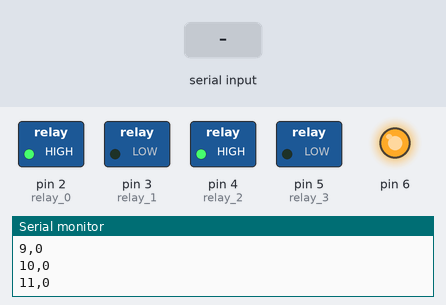
The sketch below on a simulated Arduino Uno, built with avr-gcc and run on an emulated ATmega328P. Shown: switched loads named in the sketch (green lamp = pin HIGH), output pins drawn as LEDs (lit = HIGH), the last lines printed to the serial monitor. The inputs (shaded band) are chosen by the test bench. Pins used as bus, display or sensor lines are not drawn.

Above: at 3.7 s.
3.8 s: byte 1 (0x01) received over Serial
At 5.0 s:
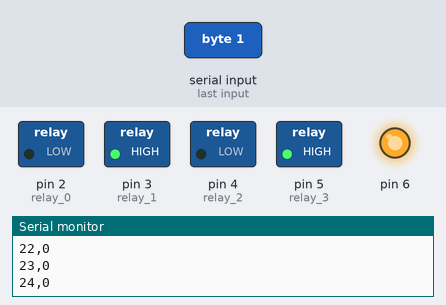
5.3 s: byte 2 (0x02) received over Serial
At 6.2 s:
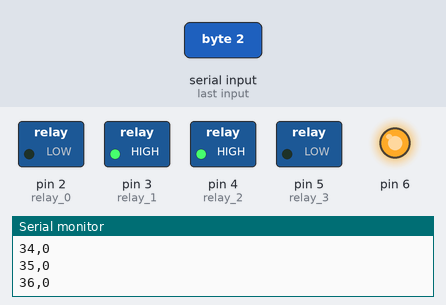
Timing chart, 0 to 8.3 s (numbered marks = the images above; inputs shaded):
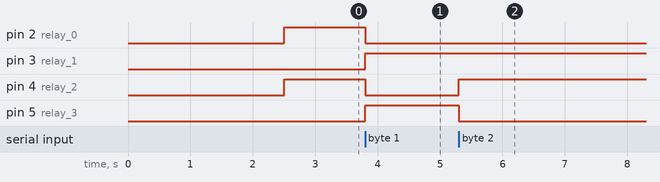

The sketch:

current_probe.ino
```cpp
// inslude the SPI library:
#include <SPI.h>


// set pin 10 as the slave select for the digital pot:
const int ADCPin = 10;
const int SPI_miso = 12;
const int SPI_clk = 13;
const int SPI_mosi = 11;

const int relay_0 = 2;
const int relay_1 = 3;
const int relay_2 = 4;
const int relay_3 = 5;

byte read_byte = 0x0;

int adc_read = 0;
int sample_counter=0;

bool send_data = true;

long int read_period_us = 100000;
long int sample_delta=0;
long int time_delta=0;

byte output_data[24];

const SPISettings PGA_SPI_settings(1000000, MSBFIRST, SPI_MODE1);
const SPISettings ADC_SPI_settings(1000000, MSBFIRST, SPI_MODE0);

void setup() {
  pinMode(ADCPin, OUTPUT);
  pinMode(relay_0, OUTPUT);
  pinMode(relay_1, OUTPUT);
  pinMode(relay_2, OUTPUT);
  pinMode(relay_3, OUTPUT);

  pinMode(6, OUTPUT);
  digitalWrite(6, HIGH);

  delay(2500);
  SPI.begin();
  Serial.begin(115200);
}

void change_res(int val) {
  if (val == 0) {
    /*Relay 1 Resistance value = 0*/
    digitalWrite(relay_0, HIGH);
    digitalWrite(relay_1, LOW);
    digitalWrite(relay_2, HIGH);
    digitalWrite(relay_3, LOW);
  } else if (val == 1) {
    /*Relay 1 Resistance value = 1*/
    digitalWrite(relay_0, LOW);
    digitalWrite(relay_1, HIGH);
    digitalWrite(relay_2, LOW);
    digitalWrite(relay_3, HIGH);
  } else if (val == 2) {
    /*Relay 2 Resistance value = 1k*/
    digitalWrite(relay_0, LOW);
    digitalWrite(relay_1, HIGH);
    digitalWrite(relay_2, HIGH);
    digitalWrite(relay_3, LOW);
  }
}


void loop() {

  //Read ADC data.
  SPI.end();
  int i=0;
  pinMode(SPI_mosi, OUTPUT);
  pinMode(SPI_miso, INPUT);
  pinMode(SPI_clk, OUTPUT);

  digitalWrite(SPI_mosi, HIGH);

  long int start_time=micros();
  long int last_sample_time=0;

  change_res(0);

  while (true) {
    /*read data from the ADC*/
    adc_read = 0;
    if (send_data) {
      while (sample_delta < read_period_us) {
        time_delta = micros() - start_time;
        sample_delta = time_delta - last_sample_time;
      }
      sample_delta=0;
      last_sample_time = time_delta;
      sample_counter = time_delta / read_period_us;
      digitalWrite(ADCPin, HIGH);
      delayMicroseconds(10);
      digitalWrite(ADCPin, LOW);

      /*Convert read data into an integer*/
      for (i=15;i>=0;i--) {
        digitalWrite(SPI_clk, HIGH);
        delayMicroseconds(1);
        digitalWrite(SPI_clk, LOW);
        delayMicroseconds(1);
        adc_read |= digitalRead(SPI_miso) << i;
      }

      Serial.print(sample_counter);
      Serial.print(",");
      Serial.println(adc_read);
    } else {
        start_time=micros();
        last_sample_time=0;
    }

  /*Check if any data has been sent to the arduino*/
    if (Serial.available()) {
      read_byte = Serial.read();
      //Serial.println(read_byte);
      if        (read_byte == 0x00) { //set resistor to 0
        change_res(0);
      } else if (read_byte == 0x01) { //set resistor to 1
        change_res(1);
      } else if (read_byte == 0x02) { //set resistor to 2
        change_res(2);
      } else if (read_byte == 0x03) { //enable sampling
        send_data = true;
      } else if (read_byte == 0x04) { //disable sampling
        send_data = false;
      }
    }
  }

}
```

Measured:
- after the input at 3.8 s, pin 2 (relay_0), pin 4 (relay_2): HIGH → LOW at once; pin 3 (relay_1), pin 5 (relay_3): LOW → HIGH at once
- after the input at 5.3 s, pin 4 (relay_2): LOW → HIGH at once; pin 5 (relay_3): HIGH → LOW at once
